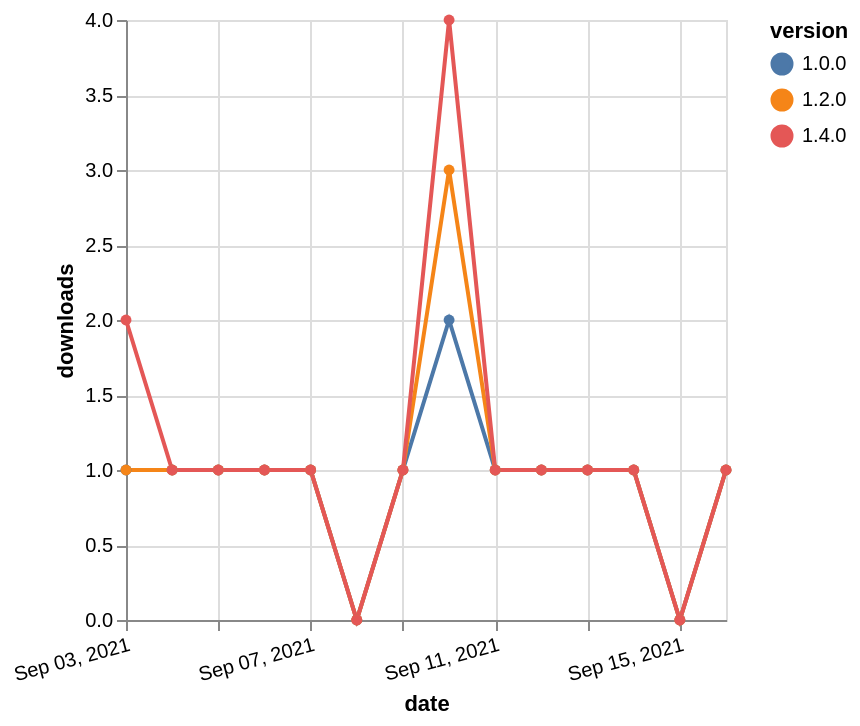

This figure's Vega-Lite source:
### Vega-Lite specification from a JSON file in a GitHub repository (floating-point values rounded to 4 significant figures)
{"$schema": "https://vega.github.io/schema/vega-lite/v5.json", "description": "A simple bar chart with embedded data.", "data": {"values": [{"date": "2021-09-03", "total": 157, "delta": 1, "version": "1.0.0"}, {"date": "2021-09-04", "total": 158, "delta": 1, "version": "1.0.0"}, {"date": "2021-09-05", "total": 159, "delta": 1, "version": "1.0.0"}, {"date": "2021-09-06", "total": 160, "delta": 1, "version": "1.0.0"}, {"date": "2021-09-07", "total": 161, "delta": 1, "version": "1.0.0"}, {"date": "2021-09-08", "total": 161, "delta": 0, "version": "1.0.0"}, {"date": "2021-09-09", "total": 162, "delta": 1, "version": "1.0.0"}, {"date": "2021-09-10", "total": 164, "delta": 2, "version": "1.0.0"}, {"date": "2021-09-11", "total": 165, "delta": 1, "version": "1.0.0"}, {"date": "2021-09-12", "total": 166, "delta": 1, "version": "1.0.0"}, {"date": "2021-09-13", "total": 167, "delta": 1, "version": "1.0.0"}, {"date": "2021-09-14", "total": 168, "delta": 1, "version": "1.0.0"}, {"date": "2021-09-15", "total": 168, "delta": 0, "version": "1.0.0"}, {"date": "2021-09-16", "total": 169, "delta": 1, "version": "1.0.0"}, {"date": "2021-09-03", "total": 177, "delta": 1, "version": "1.2.0"}, {"date": "2021-09-04", "total": 178, "delta": 1, "version": "1.2.0"}, {"date": "2021-09-05", "total": 179, "delta": 1, "version": "1.2.0"}, {"date": "2021-09-06", "total": 180, "delta": 1, "version": "1.2.0"}, {"date": "2021-09-07", "total": 181, "delta": 1, "version": "1.2.0"}, {"date": "2021-09-08", "total": 181, "delta": 0, "version": "1.2.0"}, {"date": "2021-09-09", "total": 182, "delta": 1, "version": "1.2.0"}, {"date": "2021-09-10", "total": 185, "delta": 3, "version": "1.2.0"}, {"date": "2021-09-11", "total": 186, "delta": 1, "version": "1.2.0"}, {"date": "2021-09-12", "total": 187, "delta": 1, "version": "1.2.0"}, {"date": "2021-09-13", "total": 188, "delta": 1, "version": "1.2.0"}, {"date": "2021-09-14", "total": 189, "delta": 1, "version": "1.2.0"}, {"date": "2021-09-15", "total": 189, "delta": 0, "version": "1.2.0"}, {"date": "2021-09-16", "total": 190, "delta": 1, "version": "1.2.0"}, {"date": "2021-09-03", "total": 118, "delta": 2, "version": "1.4.0"}, {"date": "2021-09-04", "total": 119, "delta": 1, "version": "1.4.0"}, {"date": "2021-09-05", "total": 120, "delta": 1, "version": "1.4.0"}, {"date": "2021-09-06", "total": 121, "delta": 1, "version": "1.4.0"}, {"date": "2021-09-07", "total": 122, "delta": 1, "version": "1.4.0"}, {"date": "2021-09-08", "total": 122, "delta": 0, "version": "1.4.0"}, {"date": "2021-09-09", "total": 123, "delta": 1, "version": "1.4.0"}, {"date": "2021-09-10", "total": 127, "delta": 4, "version": "1.4.0"}, {"date": "2021-09-11", "total": 128, "delta": 1, "version": "1.4.0"}, {"date": "2021-09-12", "total": 129, "delta": 1, "version": "1.4.0"}, {"date": "2021-09-13", "total": 130, "delta": 1, "version": "1.4.0"}, {"date": "2021-09-14", "total": 131, "delta": 1, "version": "1.4.0"}, {"date": "2021-09-15", "total": 131, "delta": 0, "version": "1.4.0"}, {"date": "2021-09-16", "total": 132, "delta": 1, "version": "1.4.0"}]}, "width": "container", "mark": {"type": "line", "point": {"filled": true}}, "encoding": {"x": {"field": "date", "type": "temporal", "timeUnit": "yearmonthdate", "title": "date", "axis": {"labelAngle": -15}}, "y": {"field": "delta", "type": "quantitative", "title": "downloads"}, "color": {"field": "version", "type": "nominal"}, "tooltip": {"field": "delta"}}}
